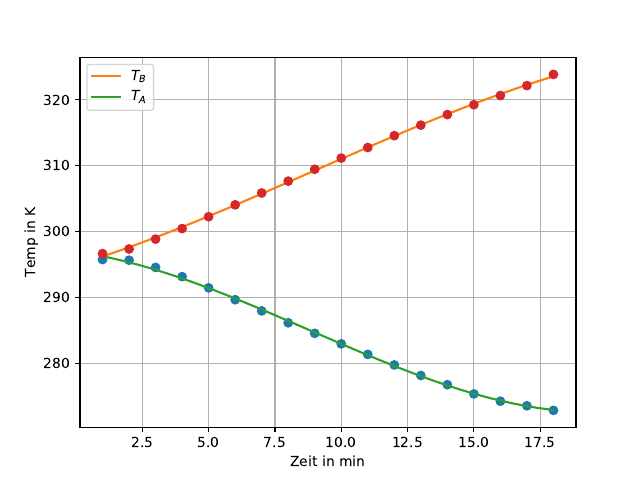

Python code for this plot:

import numpy as np
import sympy
import matplotlib.pyplot as plt
from scipy.optimize import curve_fit
from pylab import figure, axes, pie, title, show

print('T_B')

x, y = np.loadtxt('tabel.txt', unpack=True,delimiter=',')

def f(x,a,b,c,d):
    return a*x**3+b*x**2+c*x+d
popt, pcov = curve_fit(f, x, y)
print(popt)
print(pcov)

x_new = np.linspace(x[0], x[-1], 500)






print('T_A')

z, u = np.loadtxt('tabel2.txt', unpack=True,delimiter=',')

def f(z,e,f,g,h):
    return e*z**3+f*z**2+g*z+h
popt2, pcov2 = curve_fit(f, z, u)
print(popt2)
print(pcov2)

z_new = np.linspace(z[0], z[-1], 500)




plt.figure(1)
plt.plot(x,y,'o')
plt.plot(z_new,f(z_new,*popt2),'-',label='$T_B$')
plt.plot(x_new,f(x_new,*popt),'-', label='$T_A$')
plt.plot(z,u,'o')

plt.xlabel('Zeit in min')
plt.ylabel('Temp in K')
plt.grid()
plt.legend()




plt.savefig('plot.pdf')
print ('Fertig')
